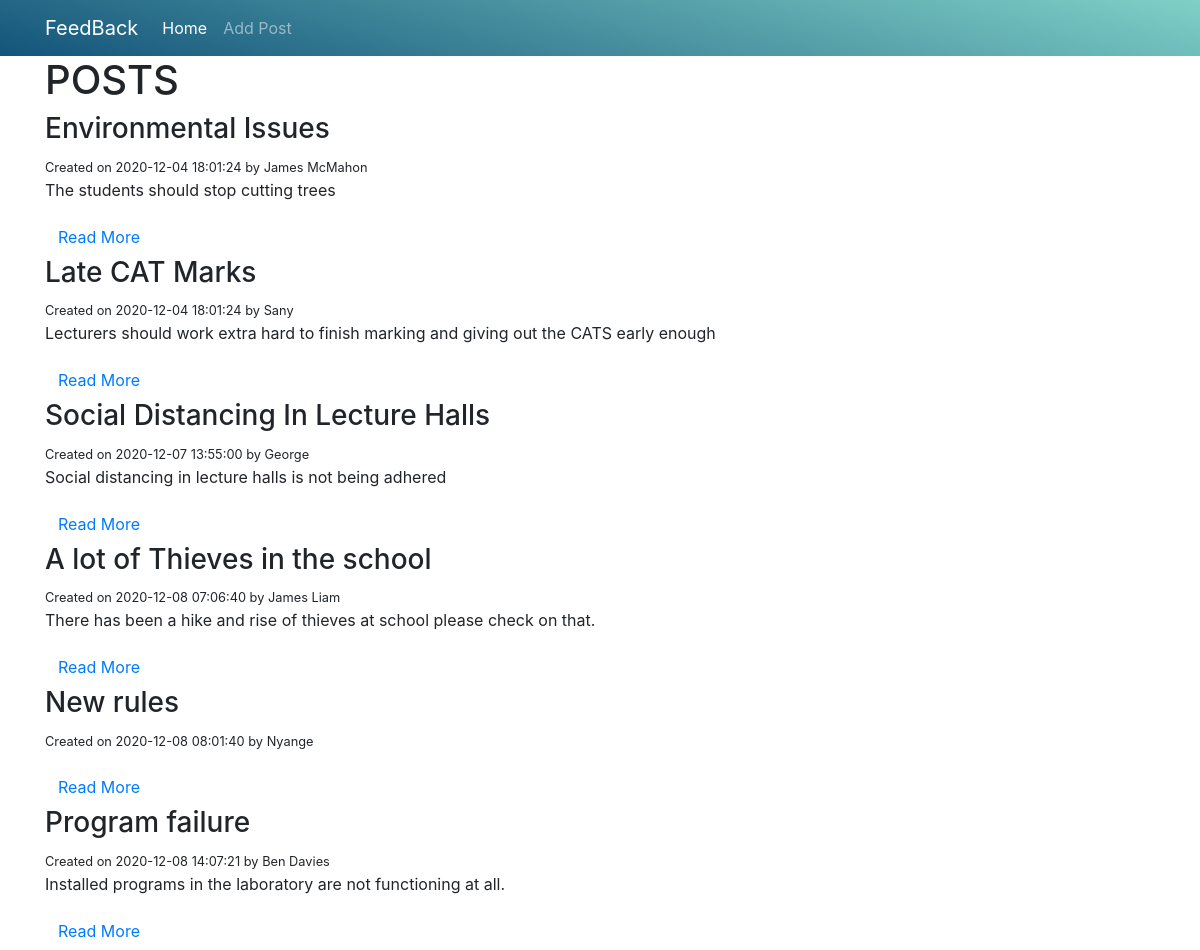
The page / on the database its author committed.
### tables this page shows
CREATE TABLE `posts` (
  `id` int(11) NOT NULL,
  `title` varchar(255) NOT NULL,
  `body` text NOT NULL,
  `author` varchar(255) NOT NULL,
  `posted_at` timestamp NOT NULL DEFAULT current_timestamp()
);

### index.php (the view, shortened to what this page needs)
<?php
	require('config/db.php');
	$query = 'SELECT * FROM posts';
	$result = mysqli_query($conn, $query);
	$posts = mysqli_fetch_all($result, MYSQLI_ASSOC);
?>
	<?php include('inc/header.php'); ?>
		<div class="container">
			<h1>POSTS</h1>
			<?php foreach ($posts as $post) : ?>
				<div class="well">
					<h3><?php echo $post['title']; ?></h3>
					<small>Created on <?php echo $post['posted_at']; ?> by <?php echo $post['author']; ?></small>
					<p><?php echo $post['body']; ?></p>
					<a class="btn btn-default" href="<?php echo ROOT_URL; ?>post.php?id=<?php echo $post['id']; ?>">Read More</a>
				</div>
			<?php endforeach; ?>
		</div>
	<?php include('inc/footer.php'); ?>

### inc/header.php (shortened to what this page needs)
<!DOCTYPE html>
<html>
<head>
	<link rel="stylesheet" href="bootstrap/css/bootstrap.min.css">
	<link rel="stylesheet" href="inc/style.css">
</head>
<body>
<?php include('navbar.php'); ?>

### inc/navbar.php (shortened to what this page needs)
<nav class="navbar navbar-expand-md navbar-dark bg-custom-2">
  <div class="container">
    <a class="navbar-brand" href="<?php echo ROOT_URL; ?>">FeedBack</a>
      <div class="collapse navbar-collapse" id="basicExampleNav">
        <ul class="navbar-nav mr-auto">
          <li class="nav-item active">
            <a class="nav-link" href="<?php echo ROOT_URL; ?>">Home
            </a>
             <li><a class="nav-link" href="<?php echo ROOT_URL; ?>addpost.php">Add Post
            </a></li>
          </li>
        </ul>
      </div>
  </div>
</nav>

### inc/footer.php (shortened to what this page needs)
</body>
</html>

### inc/style.css (style rules this page uses)
.bg-custom-2 { background-image: linear-gradient(15deg, #13547a 0%, #80d0c7 100%); }

### rows shown on the page
posts: title "Environmental Issues", posted_at "2020-12-04 18:01:24", author "James McMahon", body "The students should stop cutting trees"
posts: title "Late CAT Marks", posted_at "2020-12-04 18:01:24", author "Sany", body "Lecturers should work extra hard to finish marking and giving out the CATS early enough"
posts: title "Social Distancing In Lecture Halls", posted_at "2020-12-07 13:55:00", author "George", body "Social distancing in lecture halls is not being adhered"
posts: title "A lot of Thieves in the school", posted_at "2020-12-08 07:06:40", author "James Liam", body "There has been a hike and rise of thieves at school please check on that."
posts: title "New rules", posted_at "2020-12-08 08:01:40", author "Nyange"
posts: title "Program failure", posted_at "2020-12-08 14:07:21", author "Ben Davies", body "Installed programs in the laboratory are not functioning at all."
